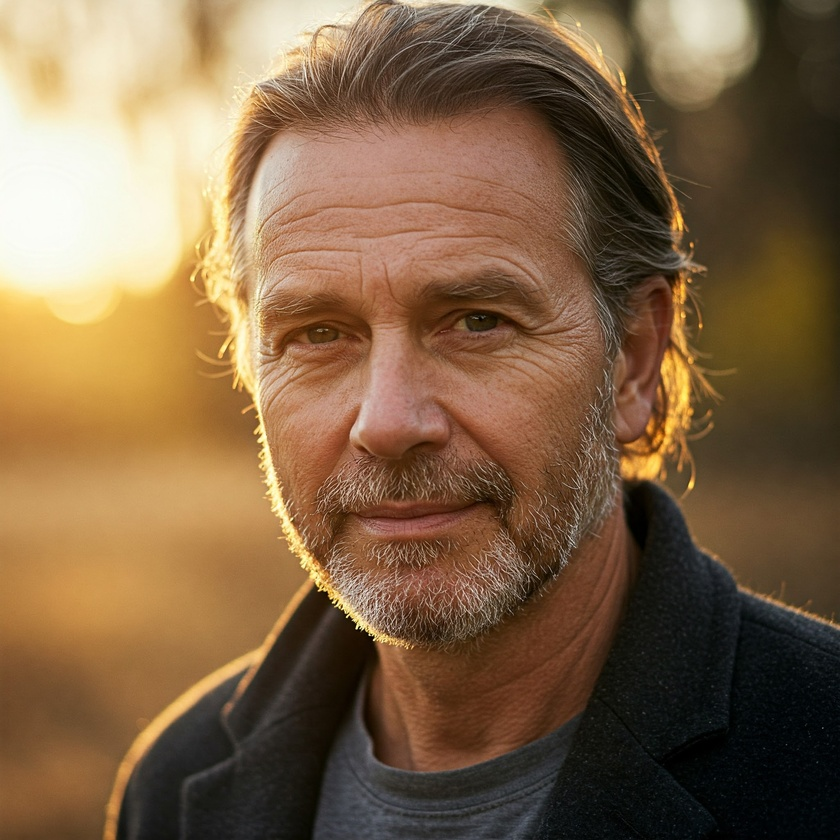
#> input picture Gemini_Generated_Image_lk1cj7lk1cj7lk1c.jpg, 840 x 840 px, shrunk from 2048 x 2048 before the run
$ jupyter execute dinamikEsikleme.ipynb
#> lines starting #> are read from the running program, lines starting #| are printed output that depends on the picture; after the words box and inside, x2 and y2 are one past the last pixel; in counts of white or black regions, pixels touching at a corner belong together
[cell 1]
import cv2
import numpy as np
from skimage.filters import threshold_otsu

import matplotlib.pyplot as plt

# Görüntüyü yükleme
image = cv2.imread('Gemini_Generated_Image_lk1cj7lk1cj7lk1c.jpg', cv2.IMREAD_GRAYSCALE)
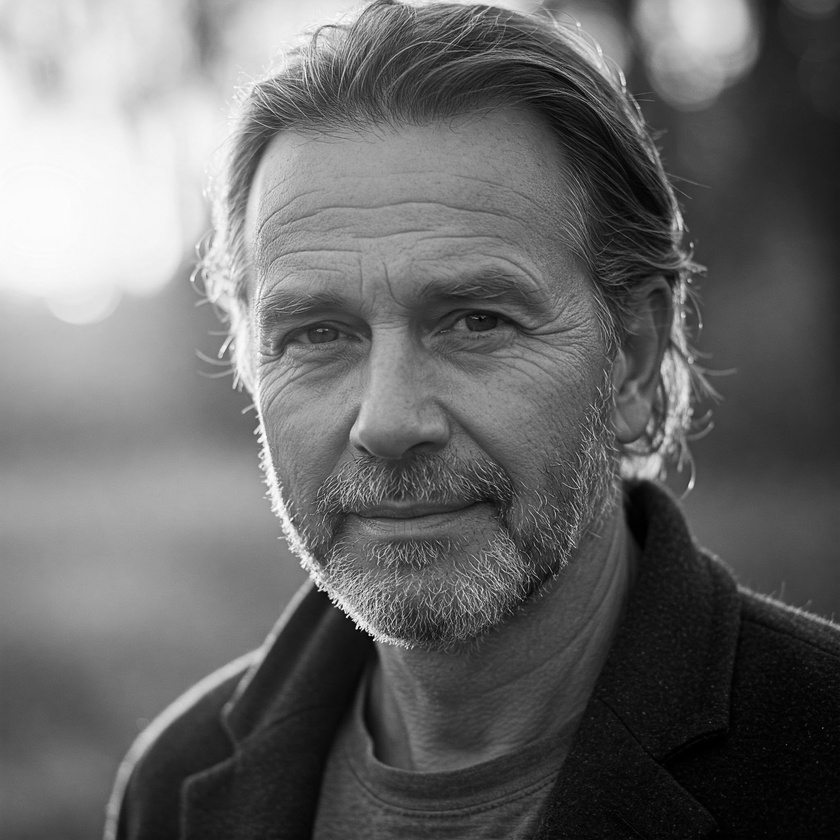
#> image: shape (840, 840); min 0, max 254, mean 105.1

# Otsu algoritması ile eşikleme
otsu_thresh = threshold_otsu(image)
#> otsu_thresh = 115
otsu_binary = image > otsu_thresh
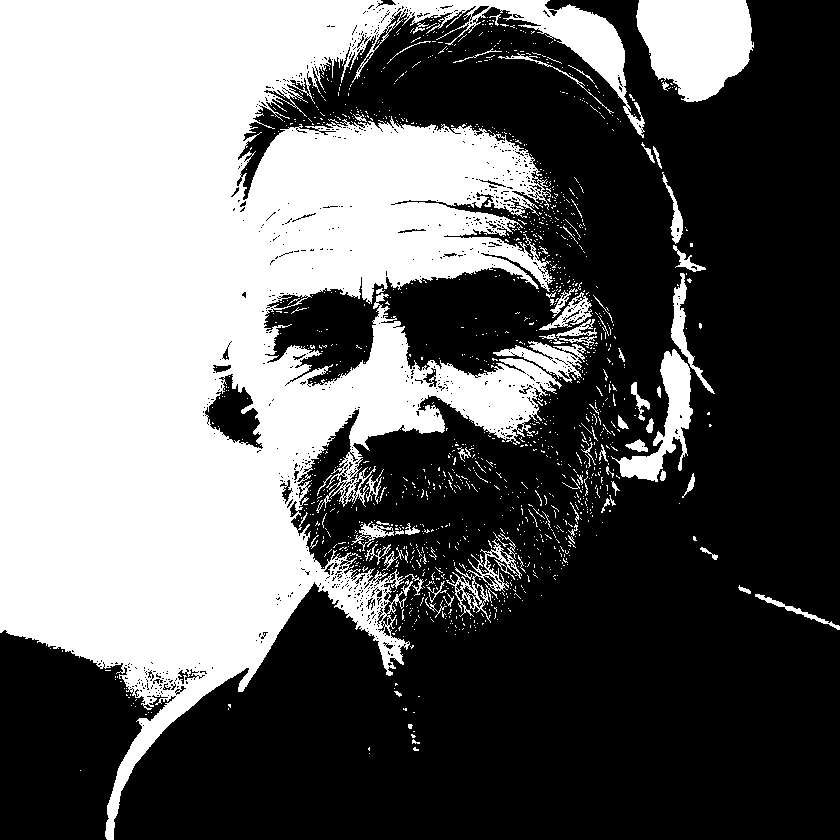
#> otsu_binary: shape (840, 840) bool; 41% white; 1364 white regions (1282 under 20 px), largest, box (x1, y1, x2, y2) and area: (0, 0, 645, 840) 263636, (636, 0, 754, 102) 9052, (611, 349, 693, 482) 3341

# Kapur entropisi ile eşikleme (Custom implementation)
def kapur_entropy_threshold(image):
	hist, bin_edges = np.histogram(image.ravel(), bins=256, range=(0, 256))
#> hist = 256 values, max 5667 at index 56, min 0 at index 255, mean 2756.2; bin_edges = 257 values from 0 to 256
	hist = hist.astype(np.float32) / hist.sum()  # Normalize histogram
#> hist = 256 values, max 0.00803 at index 56, min 0 at index 255, mean 0.00391

	cumsum = np.cumsum(hist)
#> cumsum = 256 values from 0.00117 to 1
	cumsum_inv = np.cumsum(hist[::-1])[::-1]
#> cumsum_inv = 256 values, max 1 at index 0, min 0 at index 255, mean 0.415

	entropy_bg = np.cumsum(hist * np.log(hist + 1e-10)) - cumsum * np.log(cumsum + 1e-10)
#> entropy_bg = 256 values, max 0 at index 0, min -5.43 at index 254, mean -2.93
	entropy_fg = (np.cumsum((hist * np.log(hist + 1e-10))[::-1])[::-1] - cumsum_inv * np.log(cumsum_inv + 1e-10))
#> entropy_fg = 256 values from -5.43 to 0

	total_entropy = entropy_bg + entropy_fg
#> total_entropy = 256 values, max -4.76 at index 94, min -5.43 at index 0, mean -5
	optimal_threshold = np.argmax(total_entropy)
#> optimal_threshold = 94

	return optimal_threshold

kapur_thresh = kapur_entropy_threshold(image)
#> kapur_thresh = 94
kapur_binary = image > kapur_thresh
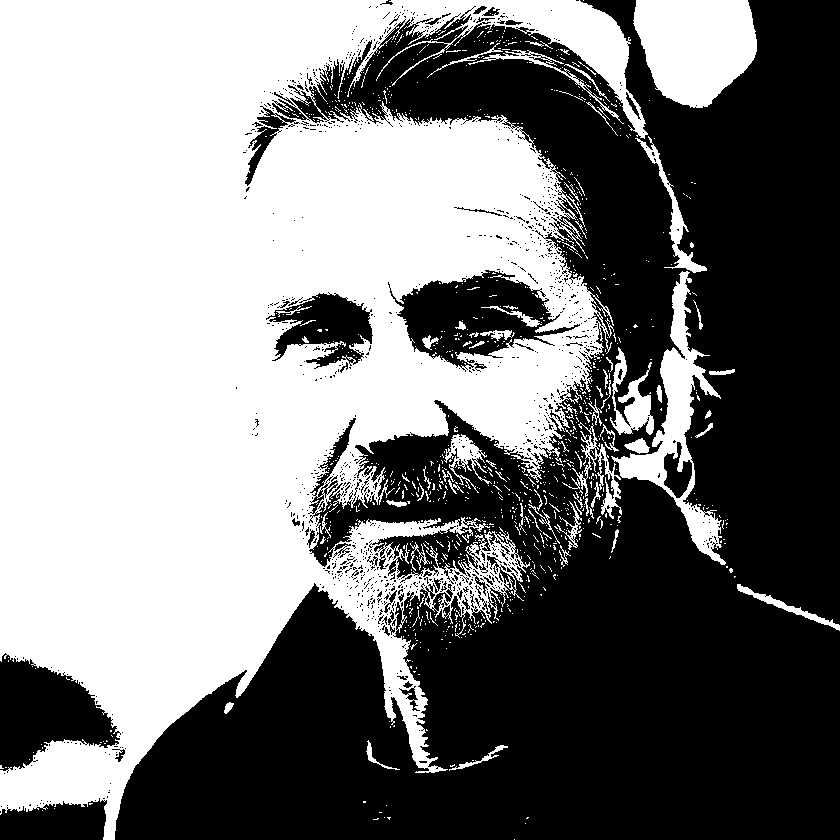
#> kapur_binary: shape (840, 840) bool; 49.4% white; 1011 white regions (939 under 20 px), largest, box (x1, y1, x2, y2) and area: (0, 0, 648, 840) 317684, (633, 0, 757, 108) 10309, (611, 271, 726, 565) 7272

# Sonuçları görselleştirme
fig, axes = plt.subplots(1, 3, figsize=(15, 5))
axes[0].imshow(image, cmap='gray')
axes[0].set_title('Orijinal Görüntü')
axes[0].axis('off')

axes[1].imshow(otsu_binary, cmap='gray')
axes[1].set_title(f'Otsu Eşikleme (Threshold: {otsu_thresh})')
axes[1].axis('off')

axes[2].imshow(kapur_binary, cmap='gray')
axes[2].set_title(f'Kapur Eşikleme (Threshold: {kapur_thresh})')
axes[2].axis('off')

plt.tight_layout()
plt.show()
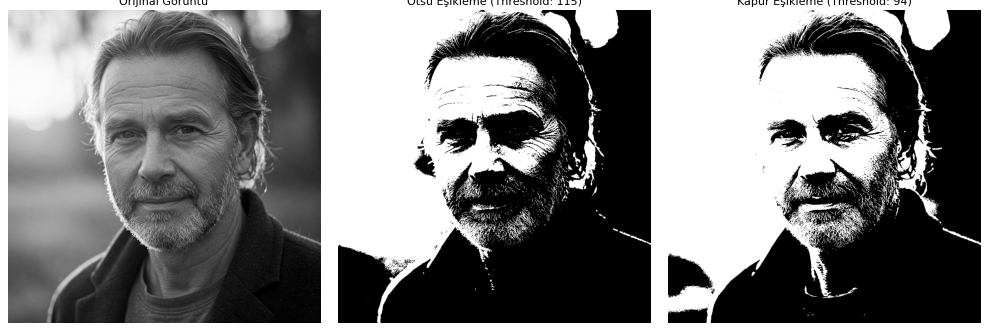
#> figure drawn by matplotlib, 3 panels

$ run again, with with color.jpg copied over Gemini_Generated_Image_lk1cj7lk1cj7lk1c.jpg
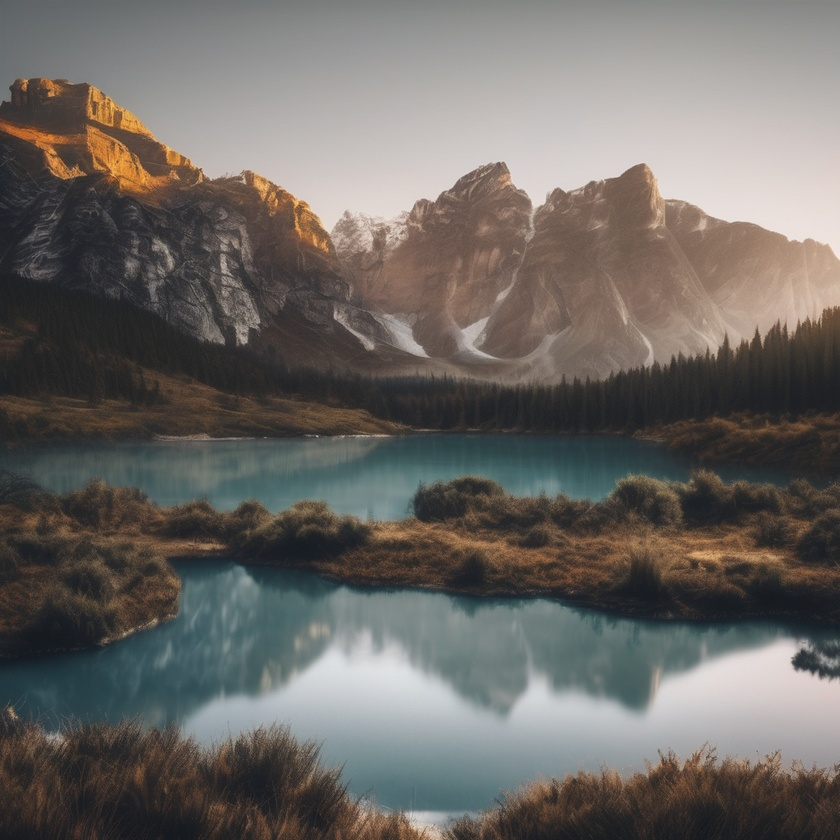
#> input picture with color.jpg, 840 x 840 px, shrunk from 1024 x 1024 before the run
#> otsu_thresh = 116
#> `otsu_binary = image > otsu_thresh`:
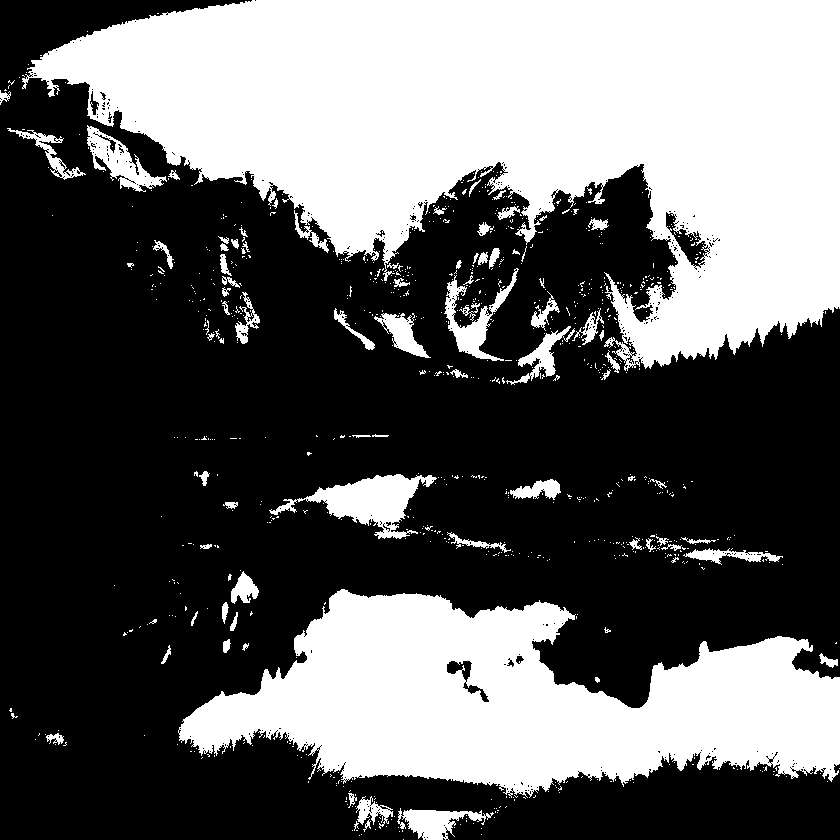
#> otsu_binary: shape (840, 840) bool; 38.6% white; 838 white regions (756 under 20 px), largest, box (x1, y1, x2, y2) and area: (22, 0, 840, 371) 171126, (178, 589, 840, 798) 79192, (269, 474, 437, 539) 4169
#> in kapur_entropy_threshold, `hist, bin_edges = np.histogram(image.ravel(), bins=256, range=(0, 256))`: hist = 256 values, max 9387 at index 38, min 0 at index 0, mean 2756.2; bin_edges = 257 values from 0 to 256
#> in kapur_entropy_threshold, `hist = hist.astype(np.float32) / hist.sum()`: hist = 256 values, max 0.0133 at index 38, min 0 at index 0, mean 0.00391
#> cumsum = 256 values from 0 to 1
#> cumsum_inv = 256 values, max 1 at index 0, min 0 at index 239, mean 0.414
#> entropy_bg = 256 values, max 0 at index 0, min -5.21 at index 238, mean -2.81
#> entropy_fg = 256 values from -5.21 to 0
#> total_entropy = 256 values, max -4.54 at index 88, min -5.21 at index 238, mean -4.85
#> optimal_threshold = 88
#> kapur_binary: shape (840, 840) bool; 54.8% white; 583 black regions (566 under 20 px), largest, box (x1, y1, x2, y2) and area: (0, 126, 840, 840) 289230, (447, 759, 840, 840) 21123, (0, 78, 173, 177) 5352
#> `plt.show()`:
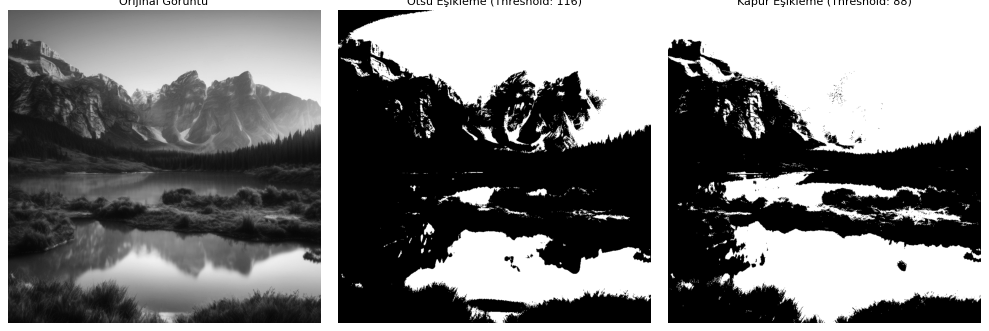
#> figure drawn by matplotlib, 3 panels
